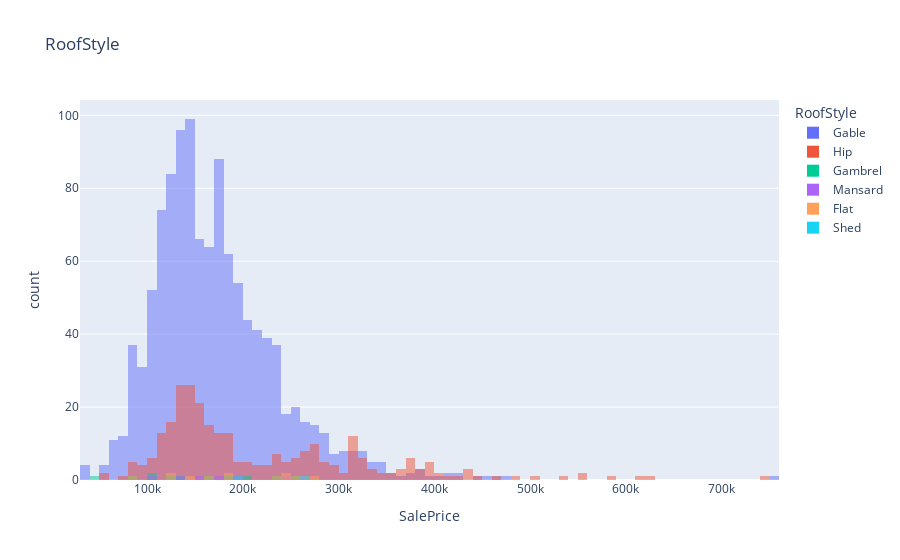
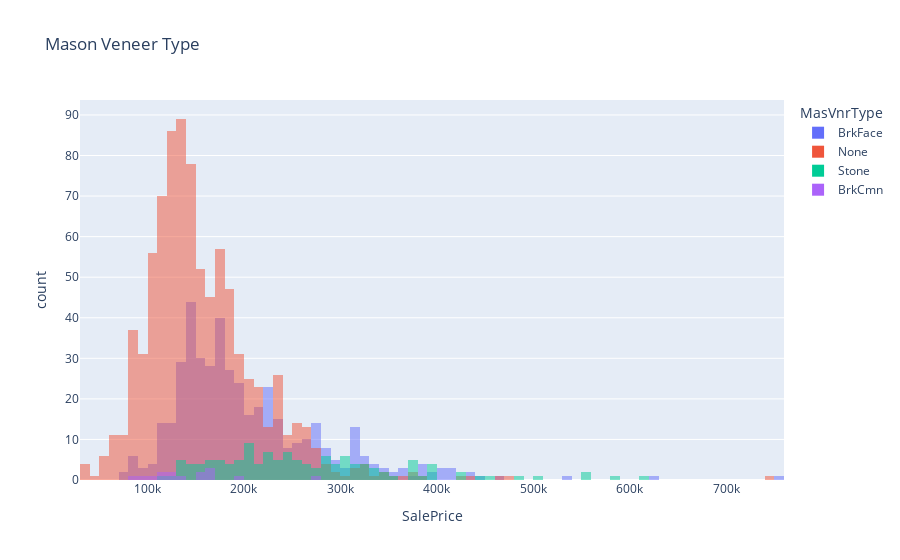

The notebook cell these images were saved under, in order:
### Code cell
fig = plt.figure(figsize=(15,15))
plt.subplots_adjust(hspace=0.5)

plt.subplot(2,2,1)
table = df.groupby(['Foundation'],as_index=False)['SalePrice'].median().sort_values(by='SalePrice',ascending=False)
a1 = sns.boxplot(data=df,x='Foundation',y="SalePrice",order=table['Foundation'].to_list());
a1.set_xticklabels(a1.get_xticklabels(), rotation=90);

plt.subplot(2,2,2)
table = df.groupby(['RoofMatl'],as_index=False)['SalePrice'].median().sort_values(by='SalePrice',ascending=False)
a1 = sns.boxplot(data=df,x='RoofMatl',y="SalePrice",order=table['RoofMatl'].to_list());
a1.set_xticklabels(a1.get_xticklabels(), rotation=90);

plt.subplot(2,2,3)
table = df.groupby(['Exterior1st'],as_index=False)['SalePrice'].median().sort_values(by='SalePrice',ascending=False)
a1 = sns.boxenplot(data=df,x='Exterior1st',y="SalePrice",order=table['Exterior1st'].to_list());
a1.set_xticklabels(a1.get_xticklabels(), rotation=90);

plt.subplot(2,2,4)
table = df.groupby(['Exterior2nd'],as_index=False)['SalePrice'].median().sort_values(by='SalePrice',ascending=False)
a1 = sns.stripplot(data=df,x='Exterior2nd',y="SalePrice",order=table['Exterior2nd'].to_list());
a1.set_xticklabels(a1.get_xticklabels(), rotation=90);

fig = px.histogram(df, x="SalePrice", color='RoofStyle',barmode="overlay",title='RoofStyle')
fig.update_layout(height=400)
fig.show()

fig = px.histogram(df, x="SalePrice", color='MasVnrType',barmode="overlay",title="Mason Veneer Type")
fig.update_layout(height=400)
fig.show()

### Figure 1 — Plotly figure (JSON) as saved in the notebook; plotly's stock layout.template omitted (floating-point values rounded to 4 significant figures; data arrays with more than 128 entries replaced by an {"elided": "..."} marker saying what was removed)
{"data": [{"alignmentgroup": "True", "bingroup": "x", "hovertemplate": "RoofStyle=Gable<br>SalePrice=%{x}<br>count=%{y}<extra></extra>", "legendgroup": "Gable", "marker": {"color": "#636efa", "opacity": 0.5, "pattern": {"shape": ""}}, "name": "Gable", "offsetgroup": "Gable", "orientation": "v", "showlegend": true, "type": "histogram", "x": {"elided": "1141 int values"}, "xaxis": "x", "yaxis": "y"}, {"alignmentgroup": "True", "bingroup": "x", "hovertemplate": "RoofStyle=Hip<br>SalePrice=%{x}<br>count=%{y}<extra></extra>", "legendgroup": "Hip", "marker": {"color": "#EF553B", "opacity": 0.5, "pattern": {"shape": ""}}, "name": "Hip", "offsetgroup": "Hip", "orientation": "v", "showlegend": true, "type": "histogram", "x": {"elided": "286 int values"}, "xaxis": "x", "yaxis": "y"}, {"alignmentgroup": "True", "bingroup": "x", "hovertemplate": "RoofStyle=Gambrel<br>SalePrice=%{x}<br>count=%{y}<extra></extra>", "legendgroup": "Gambrel", "marker": {"color": "#00cc96", "opacity": 0.5, "pattern": {"shape": ""}}, "name": "Gambrel", "offsetgroup": "Gambrel", "orientation": "v", "showlegend": true, "type": "histogram", "x": [40000, 107400, 259500, 81000, 161000, 234000, 139000, 103600, 125000, 180500, 207000], "xaxis": "x", "yaxis": "y"}, {"alignmentgroup": "True", "bingroup": "x", "hovertemplate": "RoofStyle=Mansard<br>SalePrice=%{x}<br>count=%{y}<extra></extra>", "legendgroup": "Mansard", "marker": {"color": "#ab63fa", "opacity": 0.5, "pattern": {"shape": ""}}, "name": "Mansard", "offsetgroup": "Mansard", "orientation": "v", "showlegend": true, "type": "histogram", "x": [100000, 175000, 242000, 190000, 152000, 265979, 139000], "xaxis": "x", "yaxis": "y"}, {"alignmentgroup": "True", "bingroup": "x", "hovertemplate": "RoofStyle=Flat<br>SalePrice=%{x}<br>count=%{y}<extra></extra>", "legendgroup": "Flat", "marker": {"color": "#FFA15A", "opacity": 0.5, "pattern": {"shape": ""}}, "name": "Flat", "offsetgroup": "Flat", "orientation": "v", "showlegend": true, "type": "histogram", "x": [180000, 235000, 241500, 256000, 167000, 143000, 129000, 185000, 268000, 242000, 127500, 82000, 274970], "xaxis": "x", "yaxis": "y"}, {"alignmentgroup": "True", "bingroup": "x", "hovertemplate": "RoofStyle=Shed<br>SalePrice=%{x}<br>count=%{y}<extra></extra>", "legendgroup": "Shed", "marker": {"color": "#19d3f3", "opacity": 0.5, "pattern": {"shape": ""}}, "name": "Shed", "offsetgroup": "Shed", "orientation": "v", "showlegend": true, "type": "histogram", "x": [190000, 260000], "xaxis": "x", "yaxis": "y"}], "layout": {"autosize": true, "barmode": "overlay", "legend": {"title": {"text": "RoofStyle"}, "tracegroupgap": 0}, "title": {"text": "RoofStyle"}, "xaxis": {"anchor": "y", "autorange": true, "domain": [0, 1], "range": [30000.0, 760000.0], "title": {"text": "SalePrice"}, "type": "linear"}, "yaxis": {"anchor": "x", "autorange": true, "domain": [0, 1], "range": [0, 104.2], "title": {"text": "count"}}}}

### Figure 2 — Plotly figure (JSON) as saved in the notebook; plotly's stock layout.template omitted (floating-point values rounded to 4 significant figures; data arrays with more than 128 entries replaced by an {"elided": "..."} marker saying what was removed)
{"data": [{"alignmentgroup": "True", "bingroup": "x", "hovertemplate": "MasVnrType=BrkFace<br>SalePrice=%{x}<br>count=%{y}<extra></extra>", "legendgroup": "BrkFace", "marker": {"color": "#636efa", "opacity": 0.5, "pattern": {"shape": ""}}, "name": "BrkFace", "offsetgroup": "BrkFace", "orientation": "v", "showlegend": true, "type": "histogram", "x": {"elided": "445 int values"}, "xaxis": "x", "yaxis": "y"}, {"alignmentgroup": "True", "bingroup": "x", "hovertemplate": "MasVnrType=None<br>SalePrice=%{x}<br>count=%{y}<extra></extra>", "legendgroup": "None", "marker": {"color": "#EF553B", "opacity": 0.5, "pattern": {"shape": ""}}, "name": "None", "offsetgroup": "None", "orientation": "v", "showlegend": true, "type": "histogram", "x": {"elided": "872 int values"}, "xaxis": "x", "yaxis": "y"}, {"alignmentgroup": "True", "bingroup": "x", "hovertemplate": "MasVnrType=Stone<br>SalePrice=%{x}<br>count=%{y}<extra></extra>", "legendgroup": "Stone", "marker": {"color": "#00cc96", "opacity": 0.5, "pattern": {"shape": ""}}, "name": "Stone", "offsetgroup": "Stone", "orientation": "v", "showlegend": true, "type": "histogram", "x": [307000, 200000, 345000, 279500, 256300, 306000, 309000, 202500, 245000, 164500, 383970, 130000, 372402, 325624, 215000, 184000, 501837, 153337, 130000, 311872, 145000, 262500, 235000, 220000, 276000, 185000, 207500, 244600, 167000, 305900, 342643, 207000, 377426, 154000, 394432, 426000, 241000, 339750, 222000, 215000, 555000, 263435, 146500, 250000, 297000, 202665, 184750, 446261, 255500, 451950, 305000, 209500, 370878, 155000, 372500, 285000, 194700, 302000, 320000, 194500, 264132, 225000, 485000, 582933, 227680, 224000, 248900, 350000, 611657, 128000, 255000, 173733, 320000, 173000, 178400, 395192, 337500, 206000, 240000, 194000, 293077, 230000, 315500, 196000, 556581, 144500, 185850, 335000, 137500, 280000, 318000, 424870, 201800, 230000, 235128, 233170, 245350, 392500, 168000, 158000, 290000, 229456, 214000, 175500, 248328, 171750, 165400, 190000, 137000, 281000, 160000, 130000, 325000, 202500, 295493, 227000, 283463, 260000, 377500, 282922, 275000, 257000, 142000, 119000, 394617, 310000, 287090, 210000], "xaxis": "x", "yaxis": "y"}, {"alignmentgroup": "True", "bingroup": "x", "hovertemplate": "MasVnrType=BrkCmn<br>SalePrice=%{x}<br>count=%{y}<extra></extra>", "legendgroup": "BrkCmn", "marker": {"color": "#ab63fa", "opacity": 0.5, "pattern": {"shape": ""}}, "name": "BrkCmn", "offsetgroup": "BrkCmn", "orientation": "v", "showlegend": true, "type": "histogram", "x": [126500, 98600, 163000, 277000, 139000, 110000, 89471, 164900, 118500, 129000, 109900, 158900, 155000, 165000, 190000], "xaxis": "x", "yaxis": "y"}], "layout": {"autosize": true, "barmode": "overlay", "legend": {"title": {"text": "MasVnrType"}, "tracegroupgap": 0}, "title": {"text": "Mason Veneer Type"}, "xaxis": {"anchor": "y", "autorange": true, "domain": [0, 1], "range": [30000.0, 760000.0], "title": {"text": "SalePrice"}, "type": "linear"}, "yaxis": {"anchor": "x", "autorange": true, "domain": [0, 1], "range": [0, 93.68], "title": {"text": "count"}}}}
